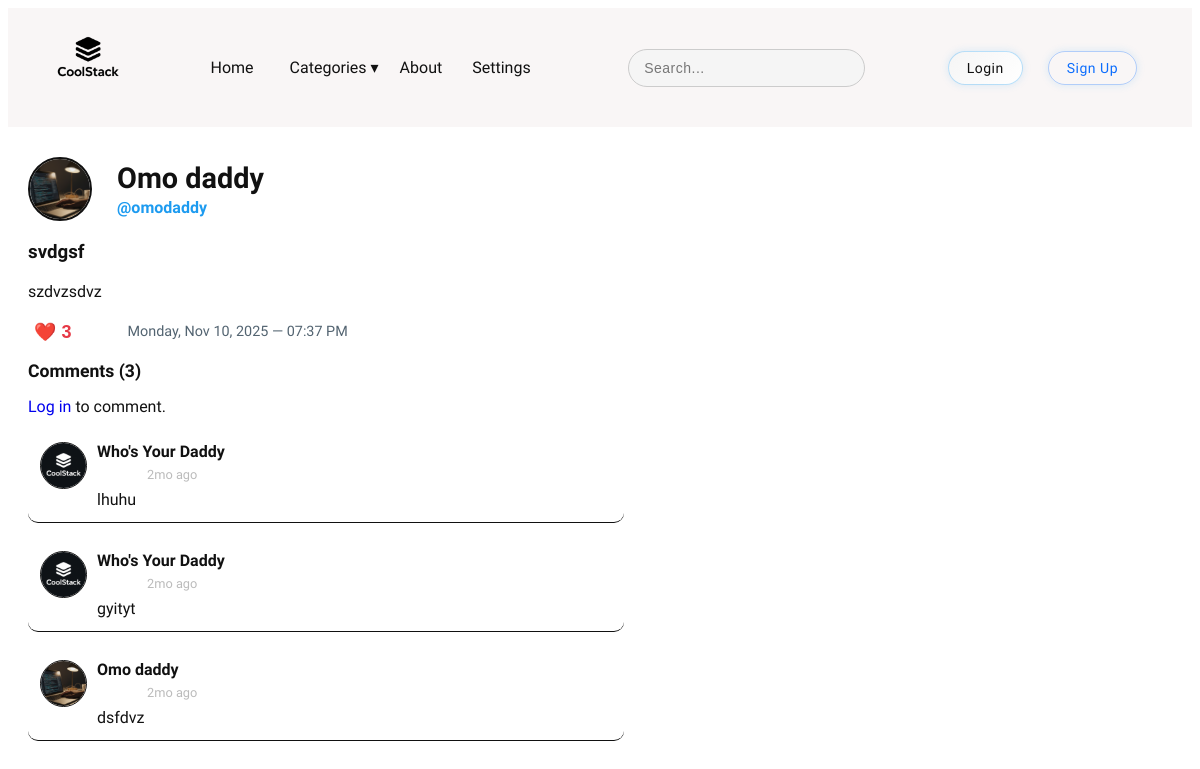
/main/post/18, run on the app's committed database.
### app/models.py (models this page shows, shortened)
class User(db.Model, UserMixin):
    id = db.Column(db.Integer, primary_key=True)
    fullname = db.Column(db.String(100), nullable=True)
    username = db.Column(db.String(100), unique=True, nullable=False)
    email = db.Column(db.String(150), unique=True, nullable=False)
    dob = db.Column(db.Date)
    gender = db.Column(db.String)
    phone_number = db.Column(db.String(20))
    password = db.Column(db.String(200), nullable=False)
    profile_pic = db.Column(db.String(200), default='default.png')
    cover_photo = db.Column(db.String(200), default='default_cover.jpg')
    bio = db.Column(db.Text, default="")
    posts = db.relationship('Post', backref='author', lazy=True)
    likes = db.relationship('Like', backref='user', lazy=True)
    comments = db.relationship('Comment', backref='comment_author', lazy=True)
    id = db.Column(db.Integer, primary_key=True)
    username = db.Column(db.String(150), unique=True, nullable=False)
    followed = db.relationship(
        'User',
        secondary=followers,
        primaryjoin=(followers.c.follower_id == id),
        secondaryjoin=(followers.c.followed_id == id),
        backref=db.backref('followers', lazy='dynamic'),
        lazy='dynamic'
    )

class Post(db.Model):
    id = db.Column(db.Integer, primary_key=True)
    title = db.Column(db.String(200), nullable=False)
    content = db.Column(db.Text, nullable=False)
    image = db.Column(db.String(200), nullable=True)
    video = db.Column(db.String(120))
    category = db.Column(db.String(100), nullable=True)
    date_posted = db.Column(db.DateTime, default=datetime.utcnow)
    user_id = db.Column(db.Integer, db.ForeignKey('user.id'), nullable=False)
    likes = db.relationship('Like', backref='post', lazy=True)
    comments = db.relationship('Comment', backref='post', lazy=True, cascade="all, delete-orphan")

class Comment(db.Model):
    id = db.Column(db.Integer, primary_key=True)
    content = db.Column(db.Text, nullable=False)
    date_posted = db.Column(db.DateTime, default=datetime.utcnow)
    user_id = db.Column(db.Integer, db.ForeignKey('user.id'), nullable=False)
    post_id = db.Column(db.Integer, db.ForeignKey('post.id'), nullable=False)

### app/routes.py (the view, shortened to what this page needs)
@bp.route('/post/<int:post_id>', methods=['GET', 'POST'])
def view_post(post_id):
    post = Post.query.get_or_404(post_id)
    comments = Comment.query.filter_by(post_id=post.id).order_by(Comment.date_posted.desc()).all()
    form = CommentForm()
    return render_template('view_post.html', post=post, comments=comments, form=form)

### app/forms.py
class CommentForm(FlaskForm):
    comment = TextAreaField('', validators=[DataRequired()])
    submit = SubmitField('Post Comment')

### app/templates/view_post.html (shortened to what this page needs)
{% extends "base.html" %}
{% block content %}
<div class="post-header">
    <img src="{{ url_for('static', filename='uploads/profile_pics/' ~ post.author.profile_pic) }}" class="avatar">
    <div class="author-info">
      <h1 class="fullname">{{ post.author.fullname }}</h1>
      <a href="{{ url_for('main.view_profile', username=post.author.username) }}" class="username">@{{ post.author.username }}</a>
    </div>
</div>
<a href="{{ url_for('main.view_post', post_id=post.id) }}" class="post-link">
    <h3>{{ post.title }}</h3>
    <p>{{ post.content[:200] }}{% if post.content|length > 200 %}...{% endif %}</p>
</a>
<div class="view_post_footer">
    <button class="like-btn" data-post-id="{{ post.id }}">
        ❤️ <span id="like-count-{{ post.id }}">{{ post.likes|length }}</span>
    </button>
    <span class="date">
        {{ post.date_posted.strftime('%A, %b %d, %Y — %I:%M %p') }}
    </span>
</div>
<div class="comments">
    <h3>Comments ({{ comments|length }})</h3>
    {% if current_user.is_authenticated %}
    <form method="POST" action="" class="comment_form">
        {{ form.hidden_tag() }}
        {{ form.comment.label }}<br>
        {{ form.comment(rows=3, placeholder='Write your comment...') }}
        <br>
        {{ form.submit() }}
    </form>
    {% else %}
    <p><a href="{{ url_for('main.login') }}">Log in</a> to comment.</p>
    {% endif %}
    {% for comment in comments %}
    <div class="comment">
        <img src="{{ url_for('static', filename='uploads/profile_pics/' ~ comment.comment_author.profile_pic) }}" class="comment-avatar">
        <div class="comment-body">
            <strong>{{ comment.comment_author.fullname }}</strong>
            <span class="full date" data-time="{{ post.date_posted.isoformat() }}Z"></span>
            <p>{{ comment.content }}</p>
        </div>
    </div>
    {% endfor %}
</div>
{% endblock %}

### app/templates/base.html (shortened to what this page needs)
<!DOCTYPE html>
<html lang="en">
<head>
    <link rel="stylesheet" href="{{ url_for('static', filename='style.css') }}">
    <link rel="stylesheet" href="https://site-assets.fontawesome.com/releases/v6.7.2/css/all.css">
    <link rel="stylesheet" href="https://cdnjs.cloudflare.com/ajax/libs/font-awesome/6.4.0/css/all.min.css">
</head>
<body>
    <nav class="navbar" id="navBar">
        <div class="nav-left">
            <a href="{{ url_for('main.home') }}" class="logo">
                <img src="{{ url_for('static', filename='img/Coolstack-light.png') }}" id="logo-light" class="logo-img logo-light">
            </a>
        </div>
        <div class="nav_section">
            <a href="{{ url_for('main.home') }}">Home</a>
            <div class="dropdown">
                <button class="dropbtn">Categories ▾</button>
            </div>
            <a href="{{ url_for('main.about') }}">About</a>
            <a href="{{ url_for('main.settings') }}">Settings</a>
        </div>
        <div class="nav-search">
            <form action="{{ url_for('main.search') }}" method="get">
                <input type="text" name="q" placeholder="Search..." required>
            </form>
        </div>
        <div class="nav_left">
            {% if current_user.is_authenticated %}
                <a href="{{ url_for('main.logout') }}" class="btn-nav">Logout</a>
            {% else %}
                <a href="{{ url_for('main.login') }}" class="btn-nav">Login</a>
                <a href="{{ url_for('main.signup') }}" class="btn-nav">Sign Up</a>
            {% endif %}
        </div>
    </nav>
    <div class="container">
        {% block content %}{% endblock %}
    </div>
</body>
</html>

### data on the page
User: profile_pic (picture), author.fullname "Omo daddy", author.username "omodaddy"
Post: title "svdgsf", content "szdvzsdvz", date_posted "Monday, Nov 10, 2025 — 07:37 PM"
Comment: profile_pic (picture), comment_author.fullname "Who's Your Daddy", content "lhuhu"
Comment: profile_pic (picture), comment_author.fullname "Who's Your Daddy", content "gyityt"
Comment: profile_pic (picture), comment_author.fullname "Omo daddy", content "dsfdvz"

### other printed values
{{ post.likes|length }} "3"
{{ comments|length }} "3"
